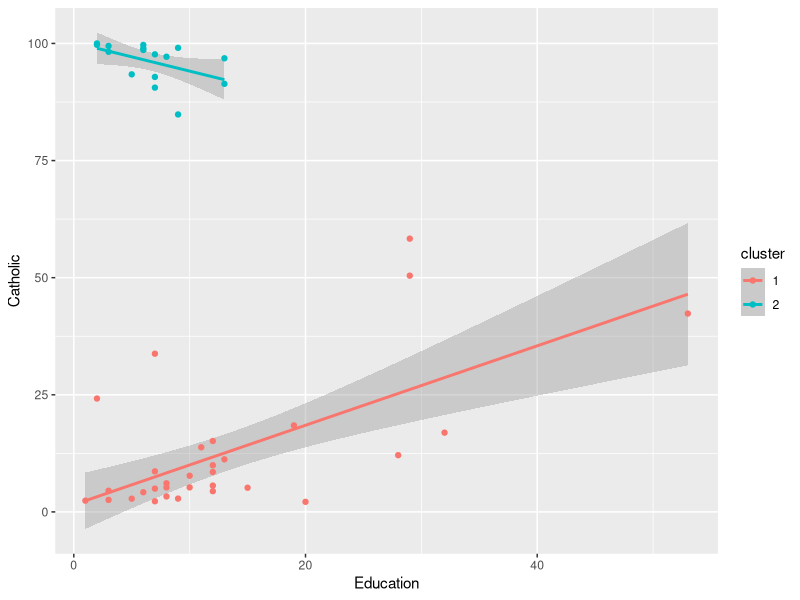

The R source for this figure:
library(ggplot2)

fit <- hclust(dist(swiss))
swiss$cluster <- as.factor(cutree(fit, 2))
my_plot <- ggplot(swiss, aes(Education, Catholic, col = cluster)) + geom_smooth(method = "glm") + geom_point()
